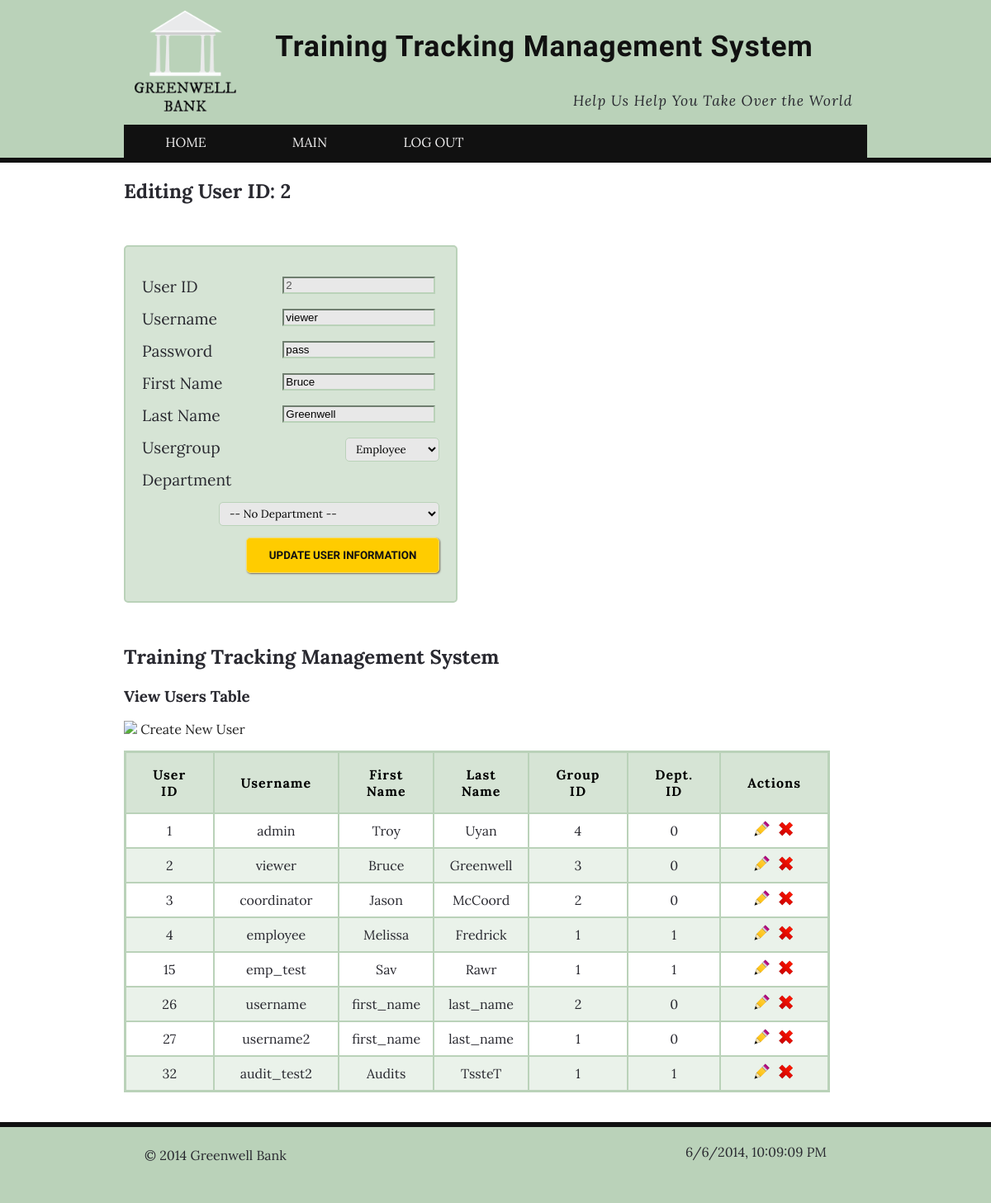
The page /users_view.php?edit_user=2 (signed in) on the database its author committed.
### tables this page shows
CREATE TABLE IF NOT EXISTS `users` (
  `user_id` int(4) NOT NULL AUTO_INCREMENT,
  `username` varchar(40) NOT NULL,
  `pass` varchar(40) NOT NULL,
  `first_name` varchar(40) NOT NULL,
  `last_name` varchar(40) NOT NULL,
  `usergroup_id` int(4) NOT NULL,
  `department_id` int(4) NOT NULL,
  `active` int(1) NOT NULL DEFAULT '1',
  PRIMARY KEY (`user_id`)
);

### inc/header.inc.php (called while the page is built, shortened)
<?php
	include('header_html.inc.php');
	include('functions.inc.php');
?>

### inc/functions.inc.php (the view, shortened to what this page needs)
<?php
	function admin_draw_users_view($dbc){
			$sql="SELECT * FROM gwb_training.users WHERE active = 1";
			$result = mysqli_query($dbc, $sql);
      echo "<table>\n";
      echo '<tr>
          		<th>User ID</th>
          		<th>Username</th>
          		<th>First Name</th>
          		<th>Last Name</th>
          		<th>Group ID</th>
          		<th>Dept. ID</th>
              <th>Actions</th>
      	  </tr>' . "\n";
      while ($row = mysqli_fetch_array($result)){
              echo "<tr class=\"center\">\n";
              echo "
              	<td>{$row['user_id']}</td>
              	<td>{$row['username']}</td>
              	<td>{$row['first_name']}</td>
              	<td>{$row['last_name']}</td>
              	<td>{$row['usergroup_id']}</td>
              	<td>{$row['department_id']}</td>
                <td><a href=\"?edit_user={$row['user_id']}\"><img src='img/ico_edit.png' alt='Edit' title='Edit'></a> &nbsp;<a href=\"?delete_user={$row['user_id']}\" onclick=\"return confirm('Make User #{$row['user_id']} In-active?');\"><img src='img/ico_x.png' alt='Delete' title='Delete'></a></td>\n";
              echo "</tr>\n";
      }
      echo "</table>\n";
	}
  function edit_user($dbc,$user_id){
      echo "<h2>Editing User ID: $user_id</h2>";
          $sql = "SELECT * FROM users WHERE user_id=$user_id LIMIT 1";
          $result = mysqli_query($dbc,$sql);
          $row = mysqli_fetch_array($result);
          $user_id = $row['user_id'];
          $username = $row['username'];
          $pass = $row['pass'];
          $first_name = $row['first_name'];
          $last_name = $row['last_name'];
  	?>
          <form method="POST" action="?edit_user=<?php echo $user_id;?>" class="inputform clear">
            <p>
              <label>User ID</label>
              <input type="text" name="user_id" value="<?php echo $user_id;?>" disabled="1">
            </p>
            <p>
              <label>Username</label>
              <input type="text" name="username" value="<?php echo $username;?>">
            </p>
            <p>
              <label>Password</label>
              <input type="text" name="pass" value="<?php echo $pass;?>">
            </p>
            <p>
              <label>First Name</label>
              <input type="text" name="first_name" value="<?php echo $first_name;?>">
            </p>
            <p>
              <label>Last Name</label>
              <input type="text" name="last_name" value="<?php echo $last_name;?>">
            </p>
            <p>
              <label>Usergroup</label>
              <select name="usergroup_id">
                <?php
                  $sql = "SELECT * FROM usergroups";
                  $result = mysqli_query($dbc, $sql);
                  while ($rows = mysqli_fetch_array($result)) {
                    echo "<option value='{$rows['usergroup_id']}'>{$rows['usergroup_name']}</option>\n";
                  }
                 ?>
              </select>
            </p>
            <p>
              <label>Department</label>
              <select name="department_id">
                <?php
                $sql = "SELECT * FROM departments";
                $result = mysqli_query($dbc, $sql);
                while ($rows = mysqli_fetch_array($result)) {
                  echo "<option value='{$rows['department_id']}'>{$rows['department_name']}</option>\n";
                }
                 ?>
              </select>
            </p>
            <input type="submit" value="Update User Information" class="button">
          </form>
  	<?php
  }
  if (isset($_GET['edit_user'])) {
    edit_user($dbc, $_GET['edit_user']);
  }
    ?>

### css/style.css (style rules this page uses)
body { margin:0; padding:0; color: #292930; background: #fff; background-color: #bad2b9; font-family: 'Lora', serif; }
a { color: #111; text-decoration: none; }
.button { clear:both; margin: 1em 0; padding:1em 2em; background: #ffcc00; color: #111; font-family: 'IM Fell DW Pica', serif; font-weight:700; border-radius: 5px; border: 1px solid #f9de6b; box-shadow: 1px 1px 2px #766A57; text-decoration:none; text-transform: uppercase; }
form { max-width: 95%; float:left; margin: 30px 0; padding:1.25em; border: 2px solid #bad2b9; border-radius: 5px; background:#D6E4D5; font-family: 'Lora', serif; }
#content a:link, #content a:active, #content a:visited { color: #222; }
label { font-size:1.2em; float:left; text-align: left; min-width:115px; }
input { -webkit-box-sizing: border-box; -moz-box-sizing: border-box; box-sizing: border-box; border:2px inset #bad2b9; background:#e8e8e8; margin: 0 0.35em 1em 0.75em; }
select { padding: 0.3em 0.6em; background: #e8e8e8; border:1px solid #bad2b9; border-radius: 5px; font-family:'Lora', serif; }
table { max-width:95%; border: 3px solid #bad2b9; border-collapse: collapse; border-radius: 5px; font-family:'Lora', serif; }
th { margin:0; padding: 1em 2em; background: #D6E4D5; color:#000; letter-spacing: 0.0625em; text-align:center; border:2px solid #bad2b9; border-right: 1px solid #fff; }
td { padding: 0.5em; border: 2px solid #bad2b9; }
tr:nth-of-type(odd) { background-color:#EAF2EA; }
.clear { clear:both; }
.center { text-align: center; }
.inputform { width: 40%; }
.inputform label { clear: both; font-size:1.2em; float:left; text-align: left; width:140px; margin-bottom: 15px; }
.inputform input, .inputform select { float: right; }

### rows shown on the page
users: user_id "2", username "viewer", pass "pass", first_name "Bruce", last_name "Greenwell", usergroup "3", department "0"
users: user_id "1", username "admin", first_name "Troy", last_name "Uyan", usergroup "4", department "0"
users: user_id "3", username "coordinator", first_name "Jason", last_name "McCoord", usergroup "2", department "0"
users: user_id "4", username "employee", first_name "Melissa", last_name "Fredrick", usergroup "1", department "1"
users: user_id "15", username "emp_test", first_name "Sav", last_name "Rawr", usergroup "1", department "1"
users: user_id "26", username "username", first_name "first_name", last_name "last_name", usergroup "2", department "0"
users: user_id "27", username "username2", first_name "first_name", last_name "last_name", usergroup "1", department "0"
users: user_id "32", username "audit_test2", first_name "Audits", last_name "TssteT", usergroup "1", department "1"

### other values the page prints
$user_id "2"
form field usergroup_id "Employee"
form field department_id "-- No Department --"
